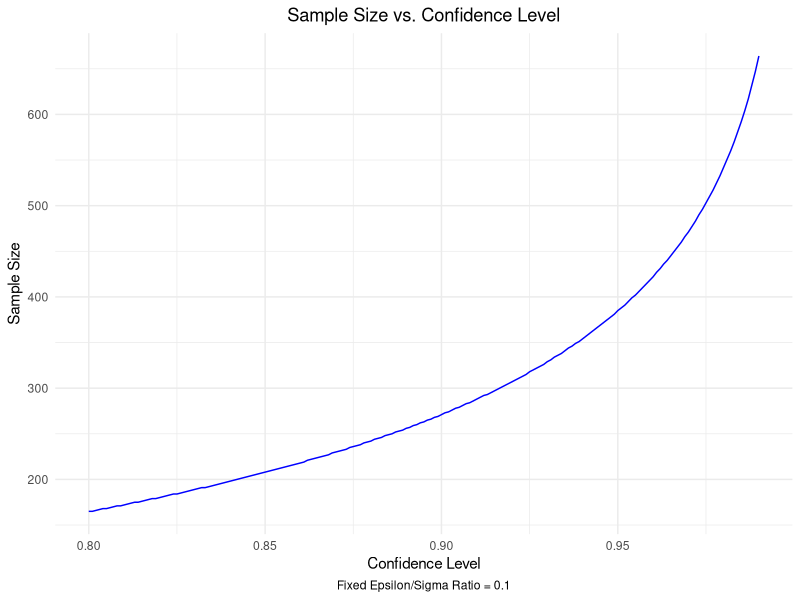
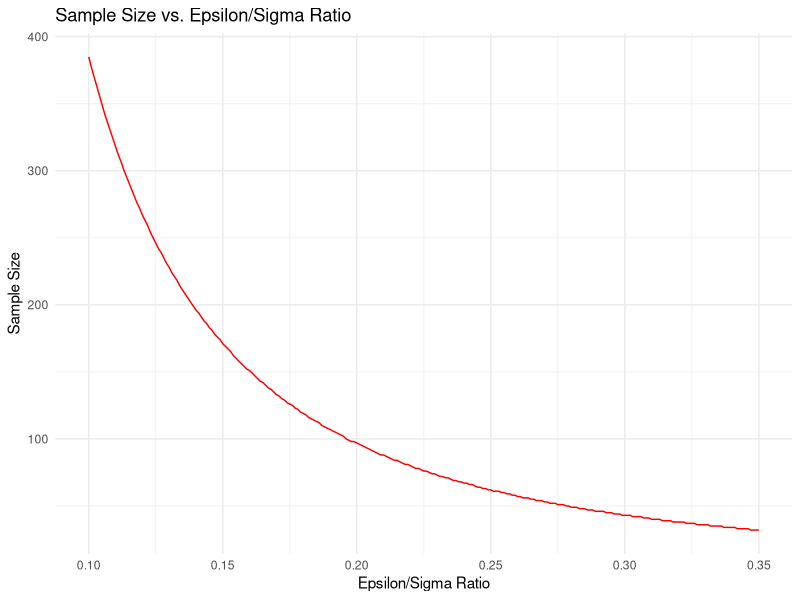
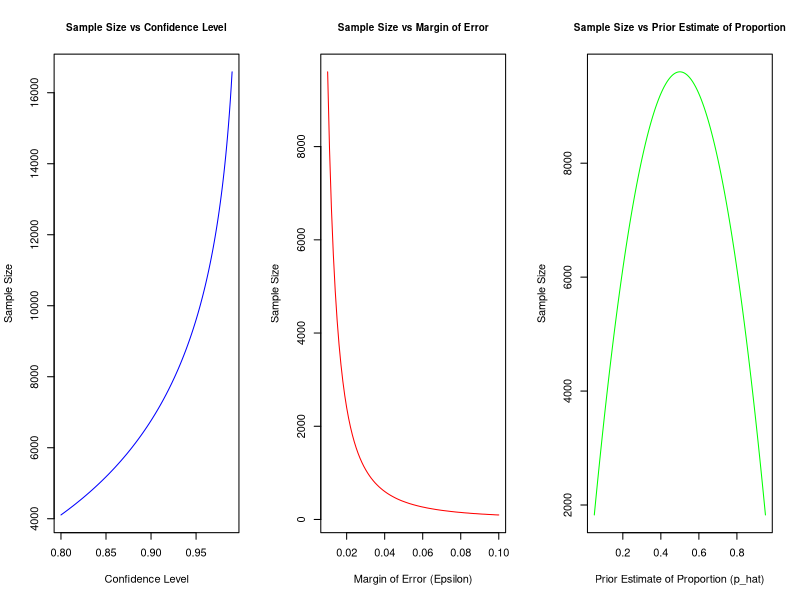
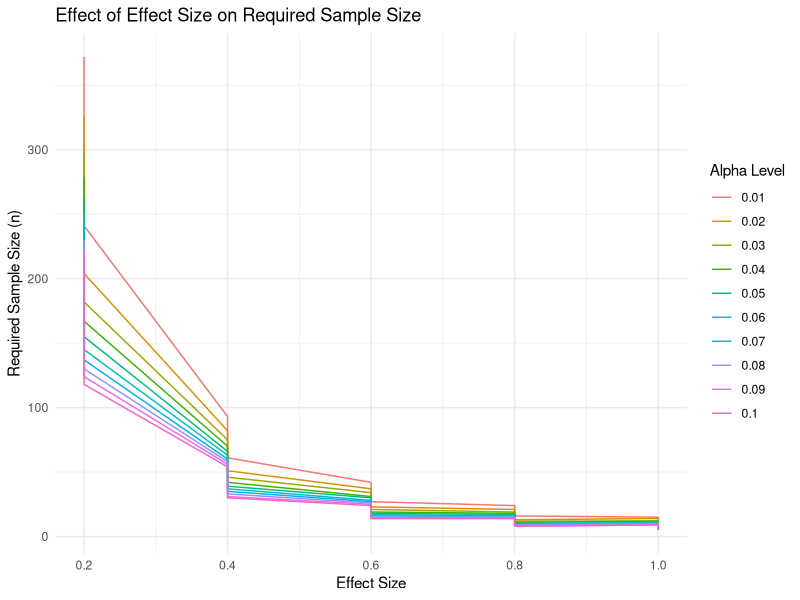
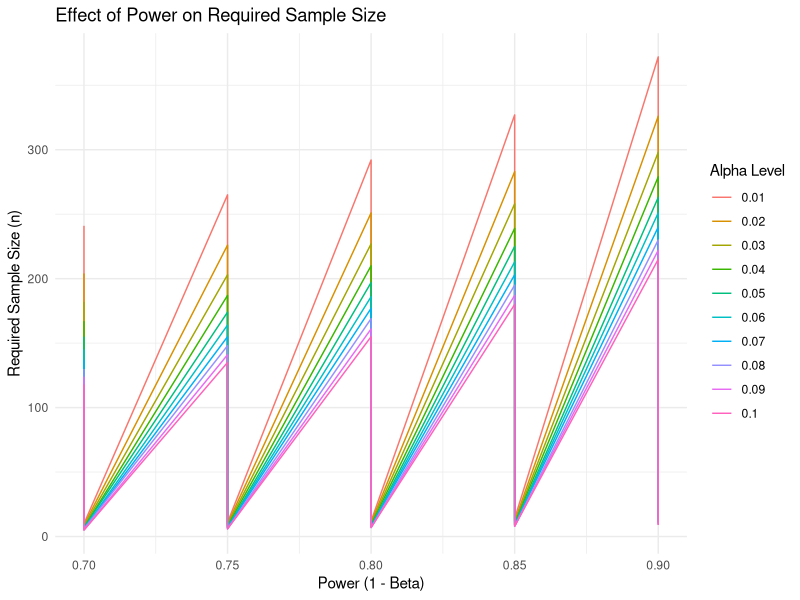
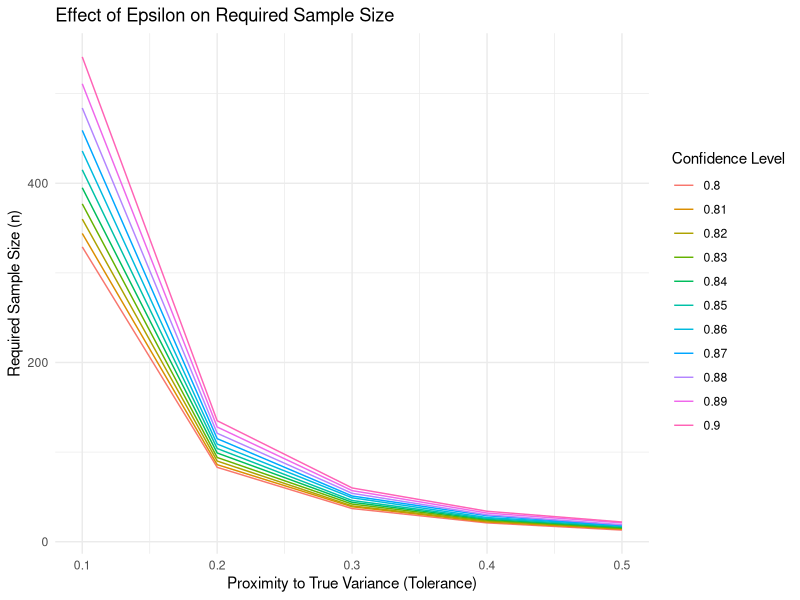
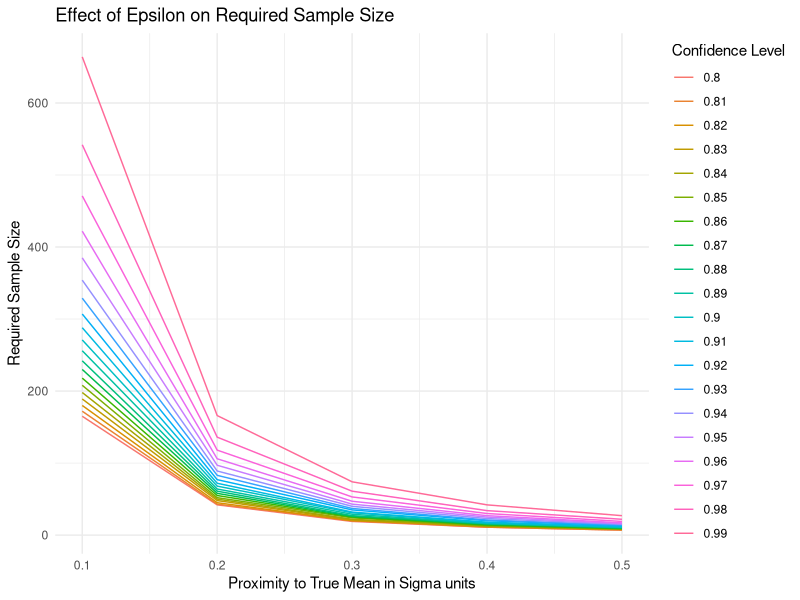
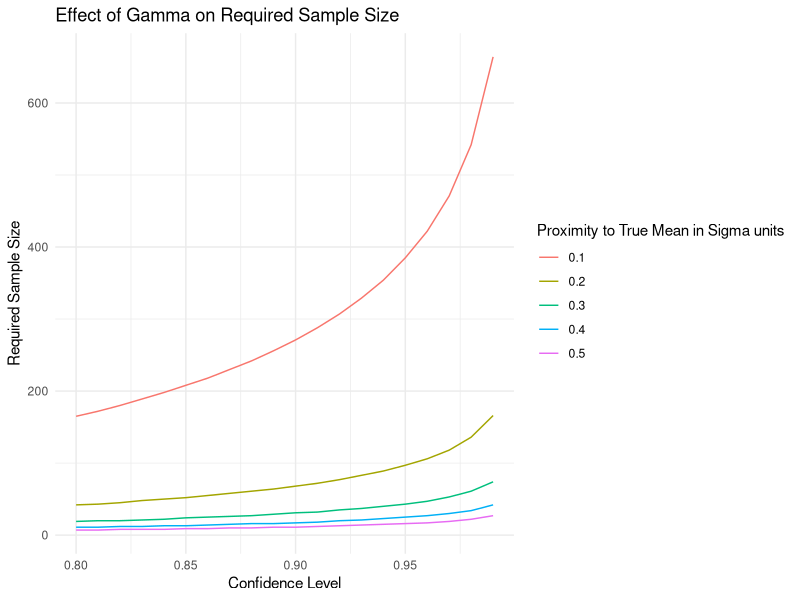

Write R code to recreate these figures, in order.
## ---- chunk 1
knitr::opts_chunk$set(echo = TRUE, warning = FALSE)
library(dplyr)
library(ggplot2)
## ---- chunk 2
samplesize_func <- function(CL, sigma, epsilon){
  
  # Step 1: Compute alpha (significance level)
  # Confidence level is given as a decimal
  alpha <- 1 - CL
  
  # Step 2: Determine the critical value (Z-score)
  # The Z-score corresponds to the given confidence level in a standard normal distribution
  # qnorm(1 - alpha / 2) gives the critical value for a two-tailed confidence interval
  z <- qnorm(1 - alpha / 2, mean=0,sd=1)
  
  # Step 3: Compute the required sample size using the formula:
  # we want margin of error = Z * (standard deviation / sqrt(n))
  # n = (Z * standard deviation / margin of error)^2
  samplesize <- (z * sigma/ epsilon)^2
  samplesize <- ceiling(samplesize) # round up to meet requirement
  
  # Return the computed sample size
  return(samplesize)
}
## ---- chunk 3
set.seed(2023) # Set seed for reproducibility

# Function to calculate sample size for a given confidence level, 
# population standard deviation, and margin of error ratio (epsilon/sigma)
samplesize_func2 <- function(CL, sigma, epsilon = sigma * 0.1) {
  
  # Step 1: Compute alpha (significance level)
  alpha <- 1 - CL
  
  # Step 2: Determine the critical value (Z-score)
  z <- qnorm(1 - alpha / 2)
  
  # Step 3: Compute the required sample size
  samplesize <- (z * sigma / epsilon)^2
  samplesize <- ceiling(samplesize) # round up to the nearest integer
  
  # Return the computed sample size
  return(samplesize)
}

# Constants
sigma <- 1  # Define sigma as some positive number (Assume sigma = 1 for simplicity)
epsilon_sigma_ratio <- 0.1 # Ratio Fixed Value
epsilon <- sigma * epsilon_sigma_ratio # Define epsilon

# Generating a sequence of confidence levels from 0.80 to 0.99 in increments of 0.01
confidence_levels <- seq(0.80, 0.99, by = 0.01)

# First, an empty data frame
Sample_Sizes_DF <- data.frame(
  Confidence_Level = double(),
  Sample_Size = integer(),
  Epsilon_Sigma_Ratio = double()
)

# Initialize row counter
RowCounter <- 0

# Loop to populate the data frame
for (CL in confidence_levels) {
  RowCounter <- RowCounter + 1
  sample_size <- samplesize_func2(CL, sigma, epsilon)
  
  # Populate the data frame
  Sample_Sizes_DF[RowCounter, 1] <- CL
  Sample_Sizes_DF[RowCounter, 2] <- sample_size
  Sample_Sizes_DF[RowCounter, 3] <- epsilon_sigma_ratio
}

# Print the results
print(Sample_Sizes_DF)
## ---- chunk 4
set.seed(2023) # Set seed for reproducibility

# Function to calculate sample size
samplesize_func <- function(CL, sigma, epsilon) {
  # Compute alpha (significance level)
  alpha <- 1 - CL
  
  # Determine the critical value (Z-score)
  z <- qnorm(1 - alpha / 2, mean=0,sd=1)
  
  # Compute the required sample size
  samplesize <- (z * sigma / epsilon)^2
  samplesize <- ceiling(samplesize) # round up to meet requirement
  
  # Return the computed sample size
  return(samplesize)
}

# First, an empty data frame
Sample_Sizes_DF <- data.frame(
  Epsilon_Sigma_Ratio = double(),
  Sample_Size = integer()
)

# Constants
sigma <- 1 # Assume sigma = 1 for simplicity
CL <- 0.95 # Fixed confidence level

# Generating a sequence of epsilon/sigma ratios from 0.1 to 0.35 in increments of 0.01
ratio_seq <- seq(0.1, 0.35, by = 0.01)

# Initialize row counter
RowCounter <- 0

# Loop to populate the data frame
for (epsilon_sigma_ratio in ratio_seq) {
  epsilon <- epsilon_sigma_ratio * sigma
  RowCounter <- RowCounter + 1
  sample_size <- samplesize_func(CL, sigma, epsilon)
  
  # Populate the data frame
  Sample_Sizes_DF[RowCounter, 1] <- epsilon_sigma_ratio
  Sample_Sizes_DF[RowCounter, 2] <- sample_size
}

# Print the results
print(Sample_Sizes_DF)
## ---- chunk 5
set.seed(2023) # Set seed for reproducibility

# Function to calculate sample size for a given confidence level, 
# population standard deviation, and margin of error ratio (epsilon/sigma)
samplesize_func2 <- function(CL, sigma, epsilon = sigma * 0.1) {
  
  # Step 1: Compute alpha (significance level)
  alpha <- 1 - CL
  
  # Step 2: Determine the critical value (Z-score)
  z <- qnorm(1 - alpha / 2)
  
  # Step 3: Compute the required sample size
  samplesize <- (z * sigma / epsilon)^2
  samplesize <- ceiling(samplesize) # round up to the nearest integer
  
  # Return the computed sample size
  return(samplesize)
}

# Constants
sigma <- 1  # Define sigma as some positive number (Assume sigma = 1 for simplicity)
epsilon_sigma_ratio <- 0.1 # Ratio Fixed Value
epsilon <- sigma * epsilon_sigma_ratio # Define epsilon

# Generating a sequence of confidence levels from 0.80 to 0.99 in increments of 0.001
confidence_levels <- seq(0.80, 0.99, by = 0.001)

# First, an empty data frame with the right number of rows
Sample_Sizes_DF <- data.frame(
  Confidence_Level = double(),
  Sample_Size = integer(),
  Epsilon_Sigma_Ratio = double()
)

# Initialize row counter
RowCounter <- 0

# Loop to populate the data frame
for (CL in confidence_levels) {
  sample_size <- samplesize_func2(CL, sigma, epsilon)
  
  # Populate the data frame
  RowCounter <- RowCounter + 1
  Sample_Sizes_DF[RowCounter, "Confidence_Level"] <- CL
  Sample_Sizes_DF[RowCounter, "Sample_Size"] <- sample_size
  Sample_Sizes_DF[RowCounter, "Epsilon_Sigma_Ratio"] <- epsilon_sigma_ratio
}

# Plot the results
ggplot(Sample_Sizes_DF, aes(x = Confidence_Level, y = Sample_Size)) +
  geom_line(color = "blue") +
  labs(title = "Sample Size vs. Confidence Level",
       x = "Confidence Level",
       y = "Sample Size",
       caption = "Fixed Epsilon/Sigma Ratio = 0.1") +
  theme_minimal() +
  theme(plot.title = element_text(hjust = 0.5),
        plot.caption = element_text(hjust = 0.5))
## ---- chunk 6
set.seed(2023) # Set seed for reproducibility

# Function to calculate sample size
samplesize_func <- function(CL, sigma, epsilon) {
  # Compute alpha (significance level)
  alpha <- 1 - CL
  
  # Determine the critical value (Z-score)
  z <- qnorm(1 - alpha / 2, mean=0,sd=1)
  
  # Compute the required sample size
  samplesize <- (z * sigma / epsilon)^2
  samplesize <- ceiling(samplesize) # round up to meet requirement
  
  # Return the computed sample size
  return(samplesize)
}

# First, an empty data frame
Sample_Sizes_DF <- data.frame(
  Epsilon_Sigma_Ratio = double(),
  Sample_Size = integer()
)

# Constants
sigma <- 1 # Assume sigma = 1 for simplicity
CL <- 0.95 # Fixed confidence level

# Generating a sequence of epsilon/sigma ratios from 0.1 to 0.35 in increments of 0.001
ratio_seq <- seq(0.1, 0.35, by = 0.001)

# Initialize row counter
RowCounter <- 0

# Loop to populate the data frame
for (epsilon_sigma_ratio in ratio_seq) {
  epsilon <- epsilon_sigma_ratio * sigma
  RowCounter <- RowCounter + 1
  sample_size <- samplesize_func(CL, sigma, epsilon)
  
  # Populate the data frame
  Sample_Sizes_DF[RowCounter, 1] <- epsilon_sigma_ratio
  Sample_Sizes_DF[RowCounter, 2] <- sample_size
}

# Plotting the results
ggplot(Sample_Sizes_DF, aes(x = Epsilon_Sigma_Ratio, y = Sample_Size)) +
  geom_line(color = "red") +
  labs(title = "Sample Size vs. Epsilon/Sigma Ratio",
       x = "Epsilon/Sigma Ratio",
       y = "Sample Size") +
  theme_minimal()
## ---- chunk 7
# Function to calculate sample size for the confidence interval of 
# one sample population proportion
# Inputs:
#   CL: Confidence Level (e.g., 0.95 for 95% confidence level)
#   p_hat: Prior estimate of the population proportion (e.g., 0.5 if no 
#   prior estimate is available)
#   epsilon: Desired margin of error (e.g., 0.05 for ±5% margin of error)
# Output:
#   The required sample size
samplesize_prop <- function(CL, p_hat, epsilon) {
  
  # Step 1: Compute alpha (significance level)
  alpha <- 1 - CL
  
  # Step 2: Determine the critical value (Z-score)
  z <- qnorm(1 - alpha / 2, mean = 0, sd =1)
  
  # Step 3: Compute the required sample size
  # Formula: n = (z^2 * p_hat * (1 - p_hat)) / epsilon^2
  samplesize <- (z^2 * p_hat * (1 - p_hat)) / epsilon^2
  samplesize <- ceiling(samplesize) # round up to the nearest integer
  
  # Return the computed sample size
  return(samplesize)
}
## ---- chunk 8
set.seed(2023) # Set seed for reproducibility

sample_size_prop <- function(CL, p_hat, epsilon) {
  
  # Step 1: Compute alpha (significance level)
  alpha <- 1 - CL
  
  # Step 2: Determine the critical value (Z-score)
  z <- qnorm(1 - alpha / 2, mean = 0, sd =1)
  
  # Step 3: Compute the required sample size
  # Formula: n = (z^2 * p_hat * (1 - p_hat)) / epsilon^2
  sample_size <- (z^2 * p_hat * (1 - p_hat)) / epsilon^2
  sample_size <- ceiling(sample_size) # round up to the nearest integer
  
  # Return the computed sample size
  return(sample_size)
}

# Constants
p_hat <- 0.5  # Prior estimate of the population proportion
epsilon <- 0.01  # Desired margin of error

# Generating a sequence of confidence levels from 0.80 to 0.99 in increments of 0.01
confidence_levels <- seq(0.80, 0.99, by = 0.01)

# First, an empty data frame with the right number of rows
Sample_Sizes_DF <- data.frame(
  Confidence_Level = double(),
  Sample_Size = integer()
)

# Initialize row counter
RowCounter <- 0

# Loop to populate the data frame
for (CL in confidence_levels) {
  sample_size <- sample_size_prop(CL, p_hat, epsilon)
  
  # Populate the data frame
  RowCounter <- RowCounter + 1
  Sample_Sizes_DF[RowCounter, "Confidence_Level"] <- CL
  Sample_Sizes_DF[RowCounter, "Sample_Size"] <- sample_size
}

# Print the results
print(Sample_Sizes_DF)
## ---- chunk 9
set.seed(2023) # Set seed for reproducibility

sample_size_prop <- function(CL, p_hat, epsilon) {
  
  # Step 1: Compute alpha (significance level)
  alpha <- 1 - CL
  
  # Step 2: Determine the critical value (Z-score)
  z <- qnorm(1 - alpha / 2, mean = 0, sd =1)
  
  # Step 3: Compute the required sample size
  # Formula: n = (z^2 * p_hat * (1 - p_hat)) / epsilon^2
  sample_size <- (z^2 * p_hat * (1 - p_hat)) / epsilon^2
  sample_size <- ceiling(sample_size) # round up to the nearest integer
  
  # Return the computed sample size
  return(sample_size)
}

# Constants
CL <- 0.95  # Fixed confidence level
p_hat <- 0.5  # Prior estimate of the population proportion

# Generating a sequence of epsilon values from 0.01 to 0.10 in increments of 0.005
epsilon_values <- seq(0.01, 0.10, by = 0.005)

# First, an empty data frame with the right number of rows
Sample_Sizes_DF <- data.frame(
  Epsilon = double(),
  Sample_Size = integer()
)

# Initialize row counter
RowCounter <- 0

# Loop to populate the data frame
for (epsilon in epsilon_values) {
  sample_size <- sample_size_prop(CL, p_hat, epsilon)
  
  # Populate the data frame
  RowCounter <- RowCounter + 1
  Sample_Sizes_DF[RowCounter, "Epsilon"] <- epsilon
  Sample_Sizes_DF[RowCounter, "Sample_Size"] <- sample_size
}

# Print the results
print(Sample_Sizes_DF)
## ---- chunk 10
set.seed(2023) # Set seed for reproducibility

sample_size_prop <- function(CL, p_hat, epsilon) {
  
  # Step 1: Compute alpha (significance level)
  alpha <- 1 - CL
  
  # Step 2: Determine the critical value (Z-score)
  z <- qnorm(1 - alpha / 2, mean = 0, sd =1)
  
  # Step 3: Compute the required sample size
  # Formula: n = (z^2 * p_hat * (1 - p_hat)) / epsilon^2
  sample_size <- (z^2 * p_hat * (1 - p_hat)) / epsilon^2
  sample_size <- ceiling(sample_size) # round up to the nearest integer
  
  # Return the computed sample size
  return(sample_size)
}

# Constants
CL <- 0.95  # Fixed confidence level
epsilon <- 0.01  # Desired margin of error

# Generating a sequence of p_hat values from 0.05 to 0.95 in increments of 0.05
p_hat_values <- seq(0.05, 0.95, by = 0.05)

# First, an empty data frame with the right number of rows
Sample_Sizes_DF <- data.frame(
  p_hat = double(),
  Sample_Size = integer()
)

# Initialize row counter
RowCounter <- 0

# Loop to populate the data frame
for (p_hat in p_hat_values) {
  sample_size <- sample_size_prop(CL, p_hat, epsilon)
  
  # Populate the data frame
  RowCounter <- RowCounter + 1
  Sample_Sizes_DF[RowCounter, "p_hat"] <- p_hat
  Sample_Sizes_DF[RowCounter, "Sample_Size"] <- sample_size
}

# Print the results
print(Sample_Sizes_DF)
## ---- chunk 11
samplesize_prop <- function(CL, p_hat, epsilon) {
  
  # Step 1: Compute alpha (significance level)
  alpha <- 1 - CL
  
  # Step 2: Determine the critical value (Z-score)
  z <- qnorm(1 - alpha / 2, mean = 0, sd =1)
  
  # Step 3: Compute the required sample size
  # Formula: n = (z^2 * p_hat * (1 - p_hat)) / epsilon^2
  samplesize <- (z^2 * p_hat * (1 - p_hat)) / epsilon^2
  samplesize <- ceiling(samplesize) # round up to the nearest integer
  
  # Return the computed sample size
  return(samplesize)
}

# (b) Generate a table of values of the sample sizes for confidence levels 
# from 0.80 to 0.99 in increments of 0.001
p_hat <- 0.5  # Prior estimate of the population proportion
epsilon <- 0.01  # Desired margin of error

confidence_levels <- seq(0.80, 0.99, by = 0.001)

Sample_Sizes_DF_CL <- data.frame(
  Confidence_Level = double(),
  Sample_Size = integer()
)

# Initialize row counter
RowCounter <- 0

for (CL in confidence_levels) {
  sample_size <- samplesize_prop(CL, p_hat, epsilon)
  
  # Populate the data frame
  RowCounter <- RowCounter + 1
  Sample_Sizes_DF_CL[RowCounter, "Confidence_Level"] <- CL
  Sample_Sizes_DF_CL[RowCounter, "Sample_Size"] <- sample_size
}

# (c) Generate a table of values of the sample sizes for epsilon 
# from 0.01 to 0.10 in increments of 0.001
CL <- 0.95  # Fixed confidence level

epsilon_values <- seq(0.01, 0.10, by = 0.001)

Sample_Sizes_DF_Epsilon <- data.frame(
  Epsilon = double(),
  Sample_Size = integer()
)

# Initialize row counter
RowCounter <- 0

for (epsilon in epsilon_values) {
  sample_size <- sample_size_prop(CL, p_hat, epsilon)
  
  # Populate the data frame
  RowCounter <- RowCounter + 1
  Sample_Sizes_DF_Epsilon[RowCounter, "Epsilon"] <- epsilon
  Sample_Sizes_DF_Epsilon[RowCounter, "Sample_Size"] <- sample_size
}

# (d) Generate a table of values of the sample sizes for p_hat 
# from 0.05 to 0.95 in increments of 0.001
epsilon <- 0.01  # Desired margin of error

p_hat_values <- seq(0.05, 0.95, by = 0.001)

Sample_Sizes_DF_p_hat <- data.frame(
  p_hat = double(),
  Sample_Size = integer()
)

# Initialize row counter
RowCounter <- 0

# Loop to populate the data frame
for (p_hat in p_hat_values) {
  sample_size <- sample_size_prop(CL, p_hat, epsilon)
  
  # Populate the data frame
  RowCounter <- RowCounter + 1
  Sample_Sizes_DF_p_hat[RowCounter, "p_hat"] <- p_hat
  Sample_Sizes_DF_p_hat[RowCounter, "Sample_Size"] <- sample_size
}

# Set up a 3x1 plotting layout
par(mfrow = c(1, 3))

# Plot for part (b)
plot(Sample_Sizes_DF_CL$Confidence_Level, Sample_Sizes_DF_CL$Sample_Size, type = "l",
     xlab = "Confidence Level", ylab = "Sample Size",
     main = "Sample Size vs Confidence Level",
     col = "blue", cex.main = 0.9)

# Plot for part (c)
plot(Sample_Sizes_DF_Epsilon$Epsilon, Sample_Sizes_DF_Epsilon$Sample_Size, type = "l",
     xlab = "Margin of Error (Epsilon)", ylab = "Sample Size",
     main = "Sample Size vs Margin of Error",
     col = "red", cex.main = 0.9)

# Plot for part (d)
plot(Sample_Sizes_DF_p_hat$p_hat, Sample_Sizes_DF_p_hat$Sample_Size, type = "l",
     xlab = "Prior Estimate of Proportion (p_hat)", ylab = "Sample Size",
     main = "Sample Size vs Prior Estimate of Proportion",
     col = "green", cex.main = 0.9)

# Reset plotting layout
par(mfrow = c(1, 1))
## ---- chunk 12
# Function to compute sample size
sample_size <- function(alpha, beta, effect_size) {
  z_alpha <- qnorm(1 - alpha / 2)  # Two-tailed test
  z_beta <- qnorm(1 - beta)        # Power calculation
  n <- ((z_alpha + z_beta) / effect_size) ^ 2
  n <- ceiling(n) # Ensure n is an integer
  return(n)  
}

# Example usage
sample_size(alpha = 0.05, beta = 0.2, effect_size = 0.5)

# Define sequences for alpha, beta, and effect size values
alpha_values <- seq(0.01, 0.1, by = 0.01)  # Alpha from 0.01 to 0.1
beta_values <- seq(0.1, 0.3, by = 0.05)    # Beta from 0.1 to 0.3
effect_sizes <- seq(0.2, 1.0, by = 0.2)    # Effect sizes from 0.2 to 1.0

# Initialize storage for results
sample_size_results <- data.frame(alpha = double(), 
                                  beta = double(), 
                                  effect_size = double(), 
                                  n = integer())

# Initialize row counter
RowCounter <- 0

# Compute sample sizes using nested loops
for (alpha in alpha_values) {
  for (beta in beta_values) {
    for (effect_size in effect_sizes) {
      n <- sample_size(alpha, beta, effect_size)  # Compute required sample size

      # Populate the data frame
      RowCounter <- RowCounter + 1
      sample_size_results[RowCounter, "alpha"] <- alpha
      sample_size_results[RowCounter, "beta"] <- beta
      sample_size_results[RowCounter, "effect_size"] <- effect_size
      sample_size_results[RowCounter, "n"] <- n
    }
  }
}

# Print the computed sample sizes
print(sample_size_results)

# Plot: Effect of Effect Size on Required Sample Size for different alpha levels
ggplot(sample_size_results, aes(x = effect_size, y = n, color = as.factor(alpha))) +
  geom_line() +
  labs(title = "Effect of Effect Size on Required Sample Size",
       x = "Effect Size",
       y = "Required Sample Size (n)",
       color = "Alpha Level") +
  theme_minimal()

# Plot: Effect of Power (1 - Beta) on Required Sample Size for different alpha levels
ggplot(sample_size_results, aes(x = 1 - beta, y = n, color = as.factor(alpha))) +
  geom_line() +
  labs(title = "Effect of Power on Required Sample Size",
       x = "Power (1 - Beta)",
       y = "Required Sample Size (n)",
       color = "Alpha Level") +
  theme_minimal()

## ---- chunk 13
samplesize <- function(epsilon, gamma) {
  objective_function <- function(n) {
    lower_bound <- (1 - epsilon) * (n - 1)
    upper_bound <- (1 + epsilon) * (n - 1)
    
    # Compute probability mass between chi-square quantiles
    probability <- pchisq(upper_bound, df = n - 1) - pchisq(lower_bound, df = n - 1)
    
    return(probability - gamma)  # Find where probability meets gamma
  }
  
  # Start searching from n = 2
  n <- 2
  while (objective_function(n) < 0) {
    n <- n + 1  # Increment n until condition is met
  }
  
  return(n)  # Return the smallest valid sample size
}

# Define ranges for epsilon and gamma
epsilon_values <- seq(0.1, 0.5, by = 0.1) # Tolerance levels
gamma_values <- seq(0.8, 0.9, by = 0.01) # Confidence levels

# Initialize storage for results
chi_results <- data.frame(epsilon = double(), 
                           gamma = double(), 
                           n = integer())

# Initialize row counter
RowCounter <- 0

# Compute sample sizes using nested loops
for (epsilon in epsilon_values) {
  for (gamma in gamma_values) {
    n <- samplesize(epsilon, gamma)  # Compute required sample size

    # Populate the data frame
    RowCounter <- RowCounter + 1
    chi_results[RowCounter, "epsilon"] <- epsilon
    chi_results[RowCounter, "gamma"] <- gamma
    chi_results[RowCounter, "n"] <- n
  }
}

print(chi_results)

ggplot(chi_results, aes(x = epsilon, y = n, color = as.factor(gamma))) +
  geom_line() +
  labs(title = "Effect of Epsilon on Required Sample Size",
       x = "Proximity to True Variance (Tolerance)",
       y = "Required Sample Size (n)",
       color = "Confidence Level") +
  theme_minimal()
## ---- chunk 14
norm_sample_size <- function(epsilon, gamma) {
  # Find the critical z-score corresponding to the given probability
  z_critical <- qnorm((1 + gamma) / 2)
  
  # Compute the required sample size using the formula
  n <- (z_critical / epsilon)^2
  
  n <- ceiling(n)
  
  return(n)
}


# Define ranges for epsilon and gamma
epsilon_values <- seq(0.1, 0.5, by = 0.1)
gamma_values <- seq(0.8, 0.99, by = 0.01)

# Initialize storage for results
norm_results <- data.frame(epsilon = double(), 
                           gamma = double(), 
                           n = integer())

# Initialize row counter
RowCounter <- 0

# Compute sample sizes using nested loops
for (epsilon in epsilon_values) {
  for (gamma in gamma_values) {
    n <- norm_sample_size(epsilon, gamma)
    
    # Populate the data frame
  RowCounter <- RowCounter + 1
  norm_results[RowCounter, "epsilon"] <- epsilon
  norm_results[RowCounter, "gamma"] <- gamma
  norm_results[RowCounter, "n"] <- n
  }
}

print(norm_results)

# Plot the effects of epsilon on required sample size
ggplot(norm_results, aes(x = epsilon, y = n, color = factor(gamma))) +
  geom_line() +
  labs(title = "Effect of Epsilon on Required Sample Size",
       x = "Proximity to True Mean in Sigma units",
       y = "Required Sample Size",
       color = "Confidence Level") +
  theme_minimal()

# Plot the effects of gamma on required sample size
ggplot(norm_results, aes(x = gamma, y = n, color = factor(epsilon))) +
  geom_line() +
  labs(title = "Effect of Gamma on Required Sample Size",
       x = "Confidence Level",
       y = "Required Sample Size",
       color = "Proximity to True Mean in Sigma units") +
  theme_minimal()
## ---- chunk 15
# Function to compute the required sample size
sample_size <- function(epsilon, gamma) {
  n <- log(1 - gamma) / log(1 - epsilon)
  n <- ceiling(n)                        
  return(n)
}

# Create a grid of epsilon and gamma values
epsilon_values <- seq(0.01, 0.1, by=0.01)
gamma_values <- seq(0.9, 0.99, by=0.01)

# Compute sample sizes for different epsilon and gamma combinations
uni_results <- data.frame(epsilon = numeric(), 
                             gamma = numeric(), 
                             sample_size = integer())

# Initialize row counter
RowCounter <- 0

for (epsilon in epsilon_values) {
  for (gamma in gamma_values) {
    pareto_sample_size <- sample_size(epsilon, gamma)

    # Populate the data frame
    RowCounter <- RowCounter + 1
    uni_results[RowCounter, "epsilon"] <- epsilon
    uni_results[RowCounter, "gamma"] <- gamma
    uni_results[RowCounter, "sample_size"] <- pareto_sample_size
  }
}

# Print the results
print(uni_results)


# Plot n as a function of epsilon for different gamma values
ggplot(uni_results, aes(x = epsilon, y = sample_size, color = as.factor(gamma))) +
  geom_line() +
  labs(title = "Effect of Epsilon on Required Sample Size",
       x = "Epsilon",
       y = "Required Sample Size (n)",
       color = "Gamma") +
  theme_minimal()

# Plot n as a function of gamma for different epsilon values
ggplot(uni_results, aes(x = gamma, y = sample_size, color = as.factor(epsilon))) +
  geom_line() +
  labs(title = "Effect of Gamma on Required Sample Size",
       x = "Gamma",
       y = "Required Sample Size (n)",
       color = "Epsilon") +
  theme_minimal()

## ---- chunk 16
# Function to compute the required sample size
sample_size <- function(epsilon, gamma, theta) {
  n <- (log(1 - gamma)) / (-theta * log(1 + epsilon))
  n <- ceiling(n)                        
  return(n)
}

# Example computation for epsilon = 0.01 and gamma = 0.95
epsilon_example <- 0.01
gamma_example <- 0.95
theta <- 2  # Assume the given theta is 2 

sample_size_example <- sample_size(epsilon_example, gamma_example, theta)
cat("The required sample size for epsilon =", epsilon_example, 
    "and gamma =", gamma_example, "is", sample_size_example, "\n")

# Create a grid of epsilon and gamma values
epsilon_values <- seq(0.01, 0.1, by=0.01)
gamma_values <- seq(0.95, 0.99, by=0.01)

# Compute sample sizes for different epsilon and gamma combinations
pareto_results <- data.frame(epsilon = double(), 
                             gamma = double(), 
                             sample_size = integer())

# Initialize row counter
RowCounter <- 0

for (epsilon in epsilon_values) {
  for (gamma in gamma_values) {
    pareto_sample_size <- sample_size(epsilon, gamma, theta)

    # Populate the data frame
    RowCounter <- RowCounter + 1
    pareto_results[RowCounter, "epsilon"] <- epsilon
    pareto_results[RowCounter, "gamma"] <- gamma
    pareto_results[RowCounter, "sample_size"] <- pareto_sample_size
  }
}

# Print the results
print(pareto_results)

# Plot the results
library(ggplot2)
ggplot(pareto_results, aes(x = epsilon, y = sample_size, color = as.factor(gamma))) +
  geom_line() +
  labs(title = "Sample Size Required for Different Epsilon and Gamma",
       x = "Epsilon",
       y = "Sample Size",
       color = "Gamma") +
  theme_minimal()
